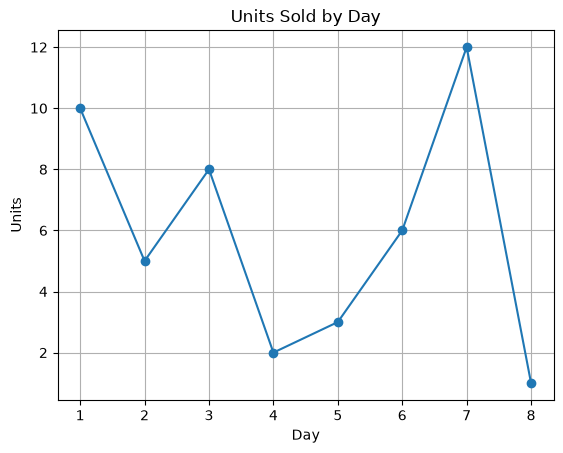

The script that saved this image:
import pandas as pd
import matplotlib.pyplot as plt

orders = pd.DataFrame({
    "day": [1, 2, 3, 4, 5, 6, 7, 8],
    "units": [10, 5, 8, 2, 3, 6, 12, 1]
})

plt.plot(orders["day"], orders["units"], marker="o")

plt.xlabel("Day")
plt.ylabel("Units")
plt.title("Units Sold by Day")
plt.grid(True)

plt.savefig("line_units.png", bbox_inches="tight")

print("Saved line_units.png")
